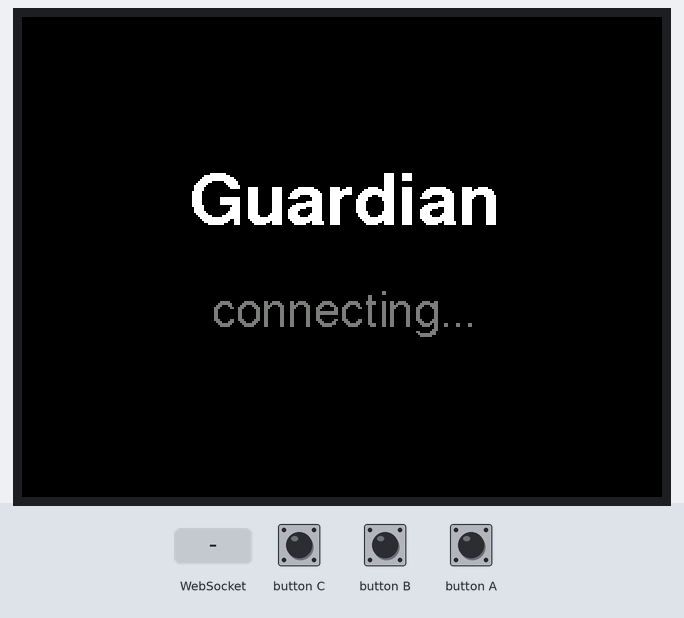
The sketch below on a simulated ESP32-S3. On the bench: 320×240 colour display. The test bench sets the inputs (shaded band). WiFi joins after 1.5 s; servers stay silent unless stated.

Above: at 1.4 s.
1.5 s: WebSocket text "checking" received
At 5.7 s:
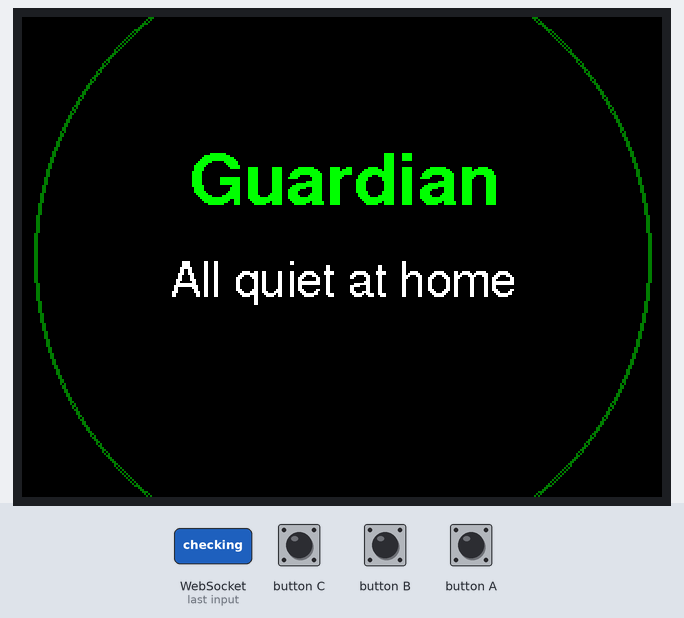
Timing chart, 0 to 7.2 s (numbered marks = the images above; inputs shaded):
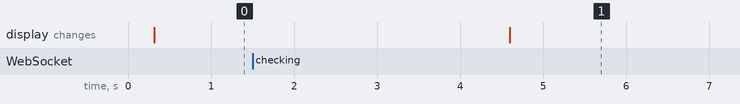

Measured:
- after the input at 1.5 s, the display: changes after 3.1 s (image 1)

The sketch:

guardian_watch.ino
```cpp
// Guardian family alert for M5Stack StopWatch: the code lives in watch.cpp.
// (Kept out of the .ino so the build does not depend on arduino-cli's ctags step, which
// needs Rosetta on Apple Silicon Macs.)
```

watch.cpp
```cpp
// Guardian family alert for M5Stack StopWatch (ESP32-S3), worn by a family member or caregiver.
// - Connects to the Guardian board over Wi-Fi (WebSocket /ws/watch).
// - "checking": amber screen while the board's camera looks at a possible fall.
// - "alert": flashing red, vibration and a beep, with the camera model's description.
//   Tap the screen or the blue key to answer "I'm on my way" (the board tells the person).
// - "clear": green confirmation (false alarm, person got up, or someone is on the way).
//
// Libraries (Arduino Library Manager): M5Unified, WebSockets (Markus Sattler), ArduinoJson 7.
// Board: "M5StopWatch" from the M5Stack board package.
// Copy config.example.h to config.h and fill in Wi-Fi. The board is found by its mDNS name
// (e.g. qcventuno001.local), so a new network or IP needs no reflash of the address.

#include <Arduino.h>
#include <M5Unified.h>
#include <WiFi.h>
#include <WiFiMulti.h>
#include <ESPmDNS.h>
#include <WebSocketsClient.h>
#include <ArduinoJson.h>
#include "config.h"

WebSocketsClient ws;
WiFiMulti wifi;
bool wsConnected = false;
bool wsStarted = false;
uint32_t wsDownSince = 0;

void onWs(WStype_t type, uint8_t* payload, size_t length);

// Find the board: mDNS name first, then the fallback IP from config.h.
String resolveBoard() {
  IPAddress ip = MDNS.queryHost(BOARD_MDNS_NAME, 2000);
  if (ip != IPAddress(0, 0, 0, 0)) return ip.toString();
  return String(BOARD_HOST);
}

void startWs() {
  String host = resolveBoard();
  ws.disconnect();
  ws.begin(host.c_str(), BOARD_PORT, "/ws/watch");
  ws.onEvent(onWs);
  ws.setReconnectInterval(2000);
  ws.enableHeartbeat(5000, 3000, 2);
  wsStarted = true;
  wsDownSince = millis();
}

enum Screen { S_CONNECTING, S_HOME, S_CHECKING, S_ALERT, S_ACKED, S_CLEAR };
Screen screen = S_CONNECTING;
uint32_t screenSince = 0;
String screenText;
bool redraw = true;

// ---------------------------------------------------------------- helpers
void sendType(const char* type) {
  if (!wsConnected) return;
  JsonDocument d;
  d["type"] = type;
  String s;
  serializeJson(d, s);
  ws.sendTXT(s);
}

void setScreen(Screen s, const String& text = "") {
  screen = s;
  screenSince = millis();
  screenText = text;
  redraw = true;
  if (s != S_ALERT) M5.Power.setVibration(0);
}

// ---------------------------------------------------------------- websocket
void onWs(WStype_t type, uint8_t* payload, size_t length) {
  switch (type) {
    case WStype_CONNECTED:
      wsConnected = true;
      setScreen(S_HOME);
      break;
    case WStype_DISCONNECTED:
      if (wsConnected) wsDownSince = millis();
      wsConnected = false;
      if (screen != S_ALERT) setScreen(S_CONNECTING);   // keep showing an alert even if Wi-Fi drops
      break;
    case WStype_TEXT: {
      JsonDocument d;
      if (deserializeJson(d, payload, length)) return;
      const char* t = d["type"] | "";
      const char* text = d["text"] | "";
      if (!strcmp(t, "checking")) setScreen(S_CHECKING, text);
      else if (!strcmp(t, "alert")) setScreen(S_ALERT, text);
      else if (!strcmp(t, "clear")) { if (screen != S_HOME) setScreen(S_CLEAR, text); }
      else if (!strcmp(t, "state")) {
        const char* st = d["state"] | "MONITORING";
        if (!strcmp(st, "ALERT")) setScreen(S_ALERT, text);
        else if (!strcmp(st, "VERIFYING") || !strcmp(st, "CHECKIN")) setScreen(S_CHECKING, text);
        else setScreen(S_HOME);
      }
      break;
    }
    default:
      break;
  }
}

// ---------------------------------------------------------------- UI
void drawCentered(const String& s, int y, const lgfx::IFont* font, uint16_t color) {
  M5.Display.setFont(font);
  M5.Display.setTextColor(color);
  M5.Display.setTextDatum(middle_center);
  M5.Display.drawString(s, M5.Display.width() / 2, y);
}

// Word-wrap `s` into lines of at most `maxW` pixels, centred, starting at y.
void drawWrapped(const String& s, int y, int maxW, const lgfx::IFont* font, uint16_t color, int maxLines = 3) {
  M5.Display.setFont(font);
  int lineH = M5.Display.fontHeight() + 4;
  String line, word;
  int lines = 0;
  for (int i = 0; i <= (int)s.length() && lines < maxLines; i++) {
    char c = i < (int)s.length() ? s[i] : ' ';
    if (c != ' ') { word += c; continue; }
    String trial = line.length() ? line + " " + word : word;
    if (M5.Display.textWidth(trial) > maxW && line.length()) {
      drawCentered(line, y + lines * lineH, font, color);
      lines++;
      line = word;
    } else {
      line = trial;
    }
    word = "";
  }
  if (line.length() && lines < maxLines) drawCentered(line, y + lines * lineH, font, color);
}

void drawScreen() {
  auto& d = M5.Display;
  int cx = d.width() / 2, cy = d.height() / 2;
  uint32_t el = millis() - screenSince;
  switch (screen) {
    case S_CONNECTING:
      d.fillScreen(TFT_BLACK);
      drawCentered("Guardian", cy - 30, &fonts::FreeSansBold18pt7b, TFT_WHITE);
      drawCentered("connecting...", cy + 25, &fonts::FreeSans12pt7b, TFT_DARKGREY);
      break;
    case S_HOME:
      d.fillScreen(TFT_BLACK);
      d.drawCircle(cx, cy, cx - 6, TFT_DARKGREEN);
      d.drawCircle(cx, cy, cx - 7, TFT_DARKGREEN);
      drawCentered("Guardian", cy - 40, &fonts::FreeSansBold18pt7b, TFT_GREEN);
      drawCentered("All quiet at home", cy + 10, &fonts::FreeSans12pt7b, TFT_WHITE);
      break;
    case S_CHECKING:
      d.fillScreen(0xFC60);  // amber
      drawCentered("Possible fall", cy - 40, &fonts::FreeSansBold18pt7b, TFT_BLACK);
      drawCentered("checking...", cy + 10, &fonts::FreeSans12pt7b, TFT_BLACK);
      break;
    case S_ALERT:
      d.fillScreen((el / 500) % 2 ? TFT_RED : 0x8000);
      drawCentered("FALL", cy - 110, &fonts::FreeSansBold24pt7b, TFT_WHITE);
      drawWrapped(screenText.length() ? screenText : String("Still on the floor"), cy - 45, d.width() - 110,
                  &fonts::FreeSans12pt7b, TFT_WHITE);
      drawCentered("Tap: I'm on my way", cy + 110, &fonts::FreeSansBold12pt7b, TFT_WHITE);
      break;
    case S_ACKED:
      d.fillScreen(TFT_DARKGREEN);
      drawCentered("Sent:", cy - 25, &fonts::FreeSans12pt7b, TFT_WHITE);
      drawCentered("on my way", cy + 20, &fonts::FreeSansBold18pt7b, TFT_WHITE);
      break;
    case S_CLEAR:
      d.fillScreen(TFT_DARKGREEN);
      drawCentered("OK", cy - 40, &fonts::FreeSansBold24pt7b, TFT_WHITE);
      drawWrapped(screenText, cy + 10, d.width() - 110, &fonts::FreeSans12pt7b, TFT_WHITE);
      break;
  }
}

// ---------------------------------------------------------------- main
void setup() {
  auto cfg = M5.config();
  M5.begin(cfg);
  M5.Display.setBrightness(160);
  M5.Speaker.begin();
  M5.Speaker.setVolume(200);
  drawScreen();

  WiFi.mode(WIFI_STA);
  wifi.addAP(WIFI_SSID, WIFI_PASS);
#ifdef WIFI2_SSID
  wifi.addAP(WIFI2_SSID, WIFI2_PASS);
#endif
#ifdef WIFI3_SSID
  wifi.addAP(WIFI3_SSID, WIFI3_PASS);
#endif
}

void loop() {
  M5.update();
  uint32_t now = millis();

  // Wi-Fi: join whichever configured network is in range; then find the board.
  static uint32_t lastWifi = 0;
  if (WiFi.status() != WL_CONNECTED) {
    if (now - lastWifi > 3000) { lastWifi = now; wifi.run(3000); }
    if (WiFi.status() == WL_CONNECTED) { MDNS.begin("guardian-watch"); startWs(); }
  } else if (!wsStarted) {
    MDNS.begin("guardian-watch");
    startWs();
  }
  if (wsStarted) ws.loop();
  // Board moved to a new IP? Re-resolve its name after 20 s without a connection.
  if (wsStarted && !wsConnected && WiFi.status() == WL_CONNECTED && now - wsDownSince > 20000) startWs();

  static uint32_t lastHb = 0;
  if (wsConnected && now - lastHb > 2000) {
    lastHb = now;
    JsonDocument d;
    d["type"] = "hb";
    d["battery"] = M5.Power.getBatteryLevel();
    String s;
    serializeJson(d, s);
    ws.sendTXT(s);
  }

  // Tap or blue key during a possible fall or alert = "I'm on my way".
  bool tapped = M5.Touch.getDetail().wasClicked() || M5.BtnB.wasClicked() || M5.BtnA.wasClicked();
  if ((screen == S_ALERT || screen == S_CHECKING) && tapped) {
    sendType("ack");
    setScreen(S_ACKED);
  }

  // Alert: vibrate and beep in bursts until acknowledged.
  uint32_t el = now - screenSince;
  if (screen == S_ALERT) {
    bool on = (el % 1000) < 300;
    M5.Power.setVibration(on ? 255 : 0);
    static bool beeped = false;
    if (on && !beeped) { M5.Speaker.tone(2200, 200); beeped = true; }
    if (!on) beeped = false;
  }
  if ((screen == S_CLEAR || screen == S_ACKED) && el > 4000) setScreen(wsConnected ? S_HOME : S_CONNECTING);

  static uint32_t lastDraw = 0;
  if (redraw || (screen == S_ALERT && now - lastDraw > 250)) {
    redraw = false;
    lastDraw = now;
    drawScreen();
  }
}
```

config.example.h
```cpp
// Copy to config.h (git-ignored) and fill in. The watch joins whichever network is in range.
#pragma once
#define WIFI_SSID "lab-wifi"
#define WIFI_PASS "lab-password"
// Optional extra networks (e.g. the demo venue):
// #define WIFI2_SSID "venue-wifi"
// #define WIFI2_PASS "venue-password"

// The board is found by mDNS name (its hostname, lowercase, without ".local").
#define BOARD_MDNS_NAME "qcventuno001"
#define BOARD_HOST "172.16.0.112"   // fallback if mDNS fails: `hostname -I` on the board
#define BOARD_PORT 8000
```
